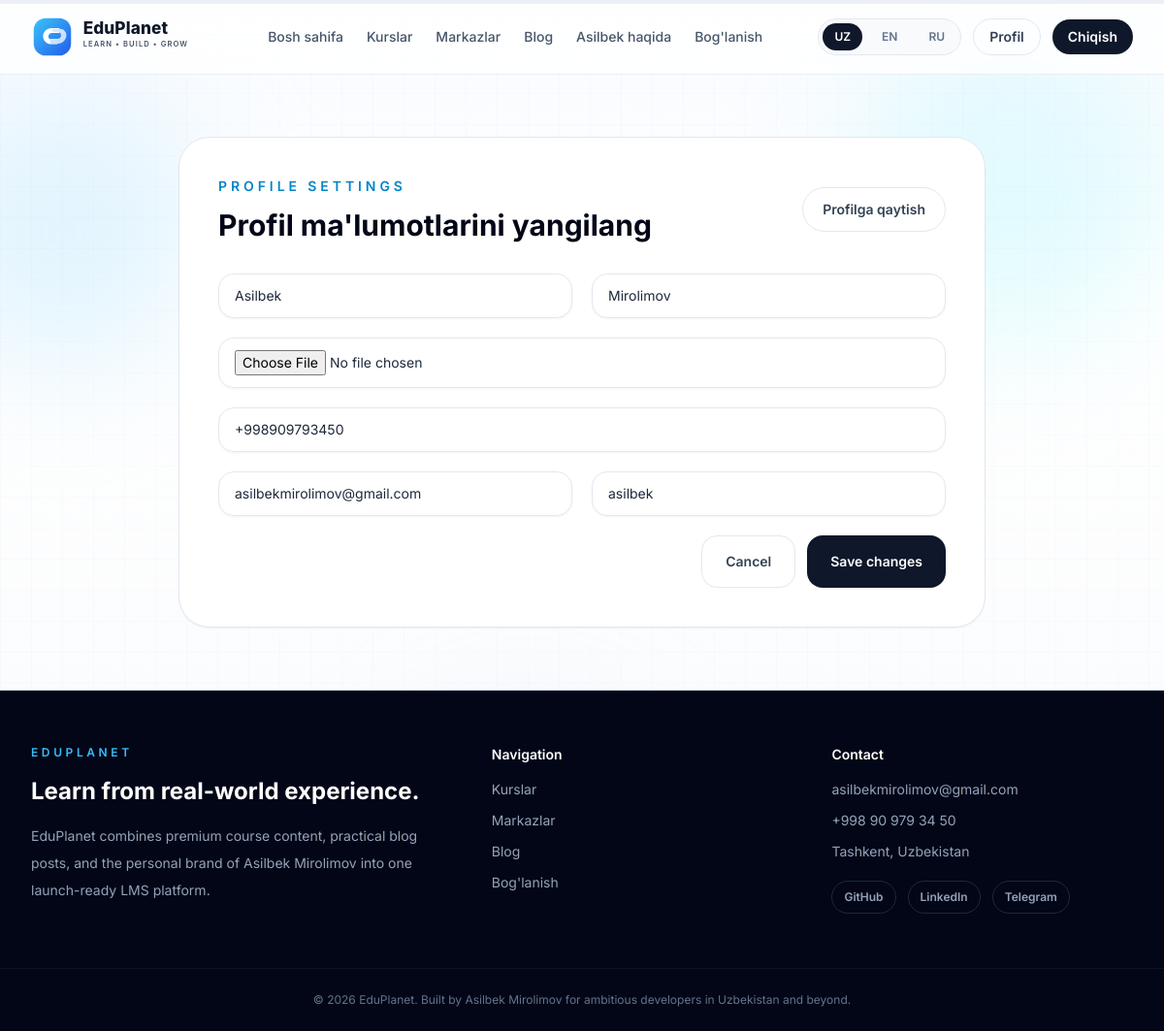
/users/edit_profile/ (signed in), run on the app's committed database.
### apps/users/models.py (models this page shows, shortened)
class User(AbstractUser):
    phone_number = models.CharField(max_length=17, unique=True, validators=[regex_phone_number], blank=True, null=True)
    image = models.ImageField(upload_to='user_images/', blank=True, null=True)

### apps/users/views.py (the view)
# urls.py: path("edit_profile/", edit_profile, name="edit_profile"),
@login_required(login_url='login')
def edit_profile(request):
    user_profile = User.objects.get(id=request.user.id)
    lang = get_language(request)
    if request.method == 'POST':
        form = UserUpdateForm(request.POST, request.FILES, instance=user_profile)
        if form.is_valid():
            form.save()
            messages.success(request, 'Profil ma\'lumotlari yangilandi.')
            return redirect(with_lang('/users/profile/', lang))
    else:
        form = UserUpdateForm(instance=user_profile)
    context = account_context(request, 'Profilni tahrirlash | EduPlanet', 'EduPlanet profilingizdagi shaxsiy ma\'lumotlarni va learning experience sozlamalarini yangilang.')
    context.update({'form': form, 'user_profile': user_profile})
    return render(request, 'auth/edit_profile.html', context)

### apps/users/forms.py
class UserUpdateForm(forms.ModelForm):
    class Meta:
        model = User
        fields = ['first_name', 'last_name', 'image', 'phone_number', 'email', 'username']
        widgets = {
            'first_name': forms.TextInput(attrs={'class': INPUT_CLASS, 'placeholder': 'Ism'}),
            'last_name': forms.TextInput(attrs={'class': INPUT_CLASS, 'placeholder': 'Familiya'}),
            'image': forms.FileInput(attrs={'class': INPUT_CLASS}),
            'phone_number': forms.TextInput(attrs={'class': INPUT_CLASS, 'placeholder': '+998901234567'}),
            'email': forms.EmailInput(attrs={'class': INPUT_CLASS, 'placeholder': 'Email', 'readonly': True}),
            'username': forms.TextInput(attrs={'class': INPUT_CLASS, 'placeholder': 'Username', 'readonly': True}),
        }

### apps/site_content.py (called while the page is built, shortened)
def get_language(request):
    lang = request.GET.get("lang", DEFAULT_LANGUAGE)
    return lang if lang in LANGUAGE_OPTIONS else DEFAULT_LANGUAGE

def with_lang(url, lang):
    separator = "&" if "?" in url else "?"
    return f"{url}{separator}lang={lang}"

def global_keywords(extra=None):
    items = list(GLOBAL_KEYWORDS)
    if extra:
        items.extend(extra)
    return ", ".join(dict.fromkeys(items))

def ensure_platform_content(force=False):
    global _BOOTSTRAPPED
    if _BOOTSTRAPPED and not force:
        return

### apps/users/views.py (called while the page is built)
def account_context(request, title, description):
    ensure_platform_content()
    seo = {
        'title': title,
        'description': description,
        'keywords': global_keywords(['account', 'eduplanet']),
        'og_title': title,
        'og_description': description,
        'og_image': 'https://images.unsplash.com/photo-1542744173-8e7e53415bb0?auto=format&fit=crop&w=1200&q=80',
        'structured_data': '{"@context": "https://schema.org", "@type": "WebPage", "name": "%s"}' % title,
    }
    return build_common_context(request, seo)

### templates/auth/edit_profile.html (shortened to what this page needs)
{% extends 'base.html' %}
{% block content %}
<section class="mx-auto max-w-4xl px-4 py-16 sm:px-6 lg:px-8">
  <div class="rounded-[2rem] border border-slate-200 bg-white p-8 shadow-sm lg:p-10">
    <div class="flex flex-col gap-4 sm:flex-row sm:items-center sm:justify-between">
      <div>
        <p class="text-sm font-semibold uppercase tracking-[0.28em] text-sky-600">Profile settings</p>
        <h1 class="mt-3 text-3xl font-bold text-slate-950">Profil ma'lumotlarini yangilang</h1>
      </div>
      <a href="/users/profile/?lang={{ lang }}" class="inline-flex rounded-full border border-slate-200 px-5 py-3 text-sm font-semibold text-slate-700 transition hover:border-slate-300 hover:bg-slate-50">Profilga qaytish</a>
    </div>
    <form method="post" enctype="multipart/form-data" class="mt-8 grid gap-5 sm:grid-cols-2">
      <div>{{ form.first_name }}</div>
      <div>{{ form.last_name }}</div>
      <div class="sm:col-span-2">{{ form.image }}</div>
      <div class="sm:col-span-2">{{ form.phone_number }}</div>
      <div class="sm:col-span-1">{{ form.email }}</div>
      <div class="sm:col-span-1">{{ form.username }}</div>
      <div class="sm:col-span-2 flex flex-col gap-3 sm:flex-row sm:justify-end">
        <a href="/users/profile/?lang={{ lang }}" class="inline-flex items-center justify-center rounded-2xl border border-slate-200 px-6 py-4 text-sm font-semibold text-slate-700 transition hover:border-slate-300 hover:bg-slate-50">Cancel</a>
        <button type="submit" class="inline-flex items-center justify-center rounded-2xl bg-slate-900 px-6 py-4 text-sm font-semibold text-white transition hover:bg-sky-600">Save changes</button>
      </div>
    </form>
  </div>
</section>
{% endblock %}

### templates/base.html (shortened to what this page needs)
{% load static %}
<!DOCTYPE html>
<html lang="{{ lang|default:'uz' }}">
<head>
  <script src="https://cdn.tailwindcss.com"></script>
</head>
<body class="font-sans text-slate-900 antialiased">
  <div class="pointer-events-none fixed inset-0 -z-10 overflow-hidden">
    <div class="mesh-blob absolute -left-20 top-24 h-72 w-72 rounded-full bg-sky-200/40 blur-3xl"></div>
    <div class="mesh-blob absolute right-0 top-10 h-80 w-80 rounded-full bg-cyan-200/30 blur-3xl"></div>
  </div>
  <div class="min-h-screen pb-24 md:pb-0">
    <header class="sticky top-0 z-50 border-b border-slate-200/70 bg-white/80 backdrop-blur-xl">
      <div class="mx-auto flex max-w-7xl items-center justify-between px-4 py-4 sm:px-6 lg:px-8">
        <a href="{{ navigation.home }}" class="flex items-center gap-3">
          <img src="{% static 'assets/images/logo_eduplanet_with_text.svg' %}" alt="EduPlanet logo" class="h-10 w-auto sm:h-11">
        </a>
        <nav class="hidden items-center gap-6 lg:flex">
          <a href="{{ navigation.home }}" class="text-sm font-medium text-slate-600 transition hover:text-sky-600">{{ ui.home }}</a>
          <a href="{{ navigation.courses }}" class="text-sm font-medium text-slate-600 transition hover:text-sky-600">{{ ui.courses }}</a>
          <a href="{{ navigation.centers }}" class="text-sm font-medium text-slate-600 transition hover:text-sky-600">{{ ui.centers }}</a>
          <a href="{{ navigation.blog }}" class="text-sm font-medium text-slate-600 transition hover:text-sky-600">{{ ui.blog }}</a>
          <a href="{{ navigation.about }}" class="text-sm font-medium text-slate-600 transition hover:text-sky-600">{{ ui.about }}</a>
          <a href="{{ navigation.contact }}" class="text-sm font-medium text-slate-600 transition hover:text-sky-600">{{ ui.contact }}</a>
        </nav>
        <div class="flex items-center gap-3">
          <div class="hidden items-center gap-2 rounded-full border border-slate-200 bg-slate-50 p-1 md:flex">
            {% for code, url in language_options.items %}
              <a href="{{ url }}" class="rounded-full px-3 py-1.5 text-xs font-semibold {% if code == lang %}bg-slate-900 text-white{% else %}text-slate-500 hover:text-slate-900{% endif %}">{{ code|upper }}</a>
            {% endfor %}
          </div>
          {% if user.is_authenticated %}
            <a href="{{ navigation.profile }}" class="hidden rounded-full border border-slate-200 px-4 py-2 text-sm font-semibold text-slate-700 transition hover:border-slate-300 hover:bg-slate-50 md:inline-flex">{{ ui.profile }}</a>
            <a href="{{ navigation.logout }}" class="hidden rounded-full bg-slate-900 px-4 py-2 text-sm font-semibold text-white transition hover:bg-slate-700 sm:inline-flex">{{ ui.logout }}</a>
          {% endif %}
        </div>
      </div>
    </header>
    <main>
      {% block content %}{% endblock %}
    </main>
    <footer class="border-t border-slate-200 bg-slate-950 text-slate-200">
      <div class="mx-auto grid max-w-7xl gap-10 px-4 py-14 sm:px-6 lg:grid-cols-[1.4fr_1fr_1fr] lg:px-8">
        <div>
          <p class="text-xs font-semibold uppercase tracking-[0.3em] text-sky-400">EduPlanet</p>
          <h2 class="mt-4 text-2xl font-bold text-white">Learn from real-world experience.</h2>
          <p class="mt-4 max-w-xl text-sm leading-7 text-slate-400">EduPlanet combines premium course content, practical blog posts, and the personal brand of Asilbek Mirolimov into one launch-ready LMS platform.</p>
        </div>
        <div>
          <p class="text-sm font-semibold text-white">Navigation</p>
          <div class="mt-4 space-y-3 text-sm text-slate-400">
            <a href="{{ navigation.courses }}" class="block transition hover:text-white">{{ ui.courses }}</a>
            <a href="{{ navigation.centers }}" class="block transition hover:text-white">{{ ui.centers }}</a>
            <a href="{{ navigation.blog }}" class="block transition hover:text-white">{{ ui.blog }}</a>
            <a href="{{ navigation.contact }}" class="block transition hover:text-white">{{ ui.contact }}</a>
          </div>
        </div>
        <div>
          <p class="text-sm font-semibold text-white">Contact</p>
          <div class="mt-4 space-y-3 text-sm text-slate-400">
            <a href="mailto:asilbek@eduplanet.uz" class="block transition hover:text-white">asilbekmirolimov@gmail.com</a>
            <a href="tel:+998909793450" class="block transition hover:text-white">+998 90 979 34 50</a>
            <p>Tashkent, Uzbekistan</p>
            <div class="flex gap-3 pt-2">
              <a href="https://github.com/asilbek3450" class="rounded-full border border-slate-800 px-3 py-2 text-xs font-semibold hover:border-slate-600 hover:text-white">GitHub</a>
              <a href="https://www.linkedin.com/in/asilbekmirolimov/" class="rounded-full border border-slate-800 px-3 py-2 text-xs font-semibold hover:border-slate-600 hover:text-white">LinkedIn</a>
              <a href="https://t.me/mirolimov_a" class="rounded-full border border-slate-800 px-3 py-2 text-xs font-semibold hover:border-slate-600 hover:text-white">Telegram</a>
            </div>
          </div>
        </div>
      </div>
      <div class="border-t border-slate-900/80 px-4 py-6 text-center text-xs text-slate-500 sm:px-6 lg:px-8">
        © 2026 EduPlanet. Built by Asilbek Mirolimov for ambitious developers in Uzbekistan and beyond.
      </div>
    </footer>
  </div>
</body>
</html>

### templates/base.html (style rules this page uses)
html { scroll-behavior: smooth; }
body { background: linear-gradient(180deg, #f8fbff 0%, #ffffff 28%, #f8fafc 100%); }
.mesh-blob { animation: floatBlob 16s ease-in-out infinite; }
.mesh-blob:nth-child(2) { animation-delay: -5s; }

### data on the page
User: first_name "Asilbek", last_name "Mirolimov", phone_number "+998909793450", email "asilbekmirolimov@gmail.com", username "asilbek"

### other printed values
{{ ui.home }} "Bosh sahifa"
{{ ui.courses }} "Kurslar"
{{ ui.centers }} "Markazlar"
{{ ui.blog }} "Blog"
{{ ui.about }} "Asilbek haqida"
{{ ui.contact }} "Bog'lanish"
{{ code|upper }} "UZ" "EN" "RU"
{{ ui.profile }} "Profil"
{{ ui.logout }} "Chiqish"
